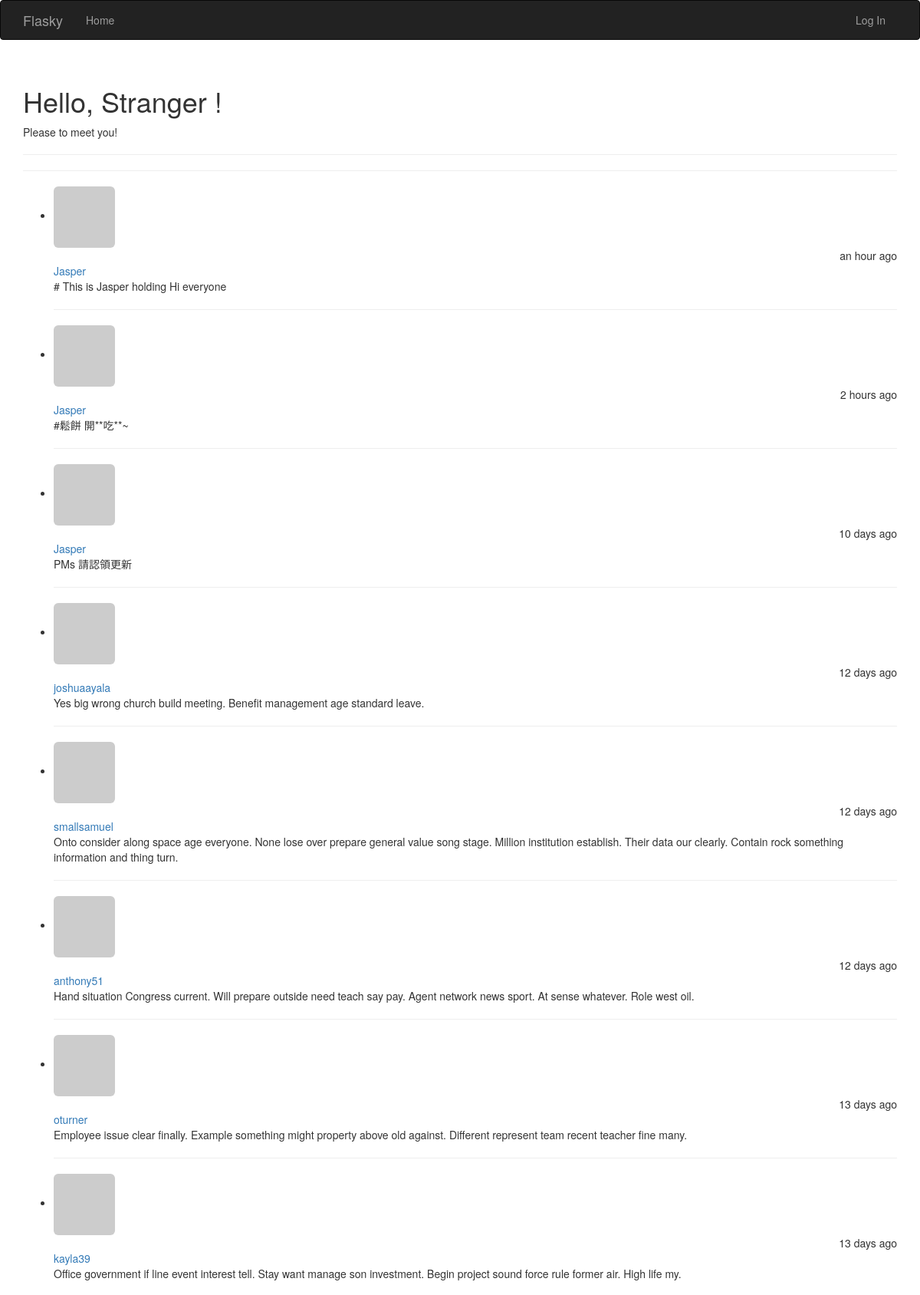
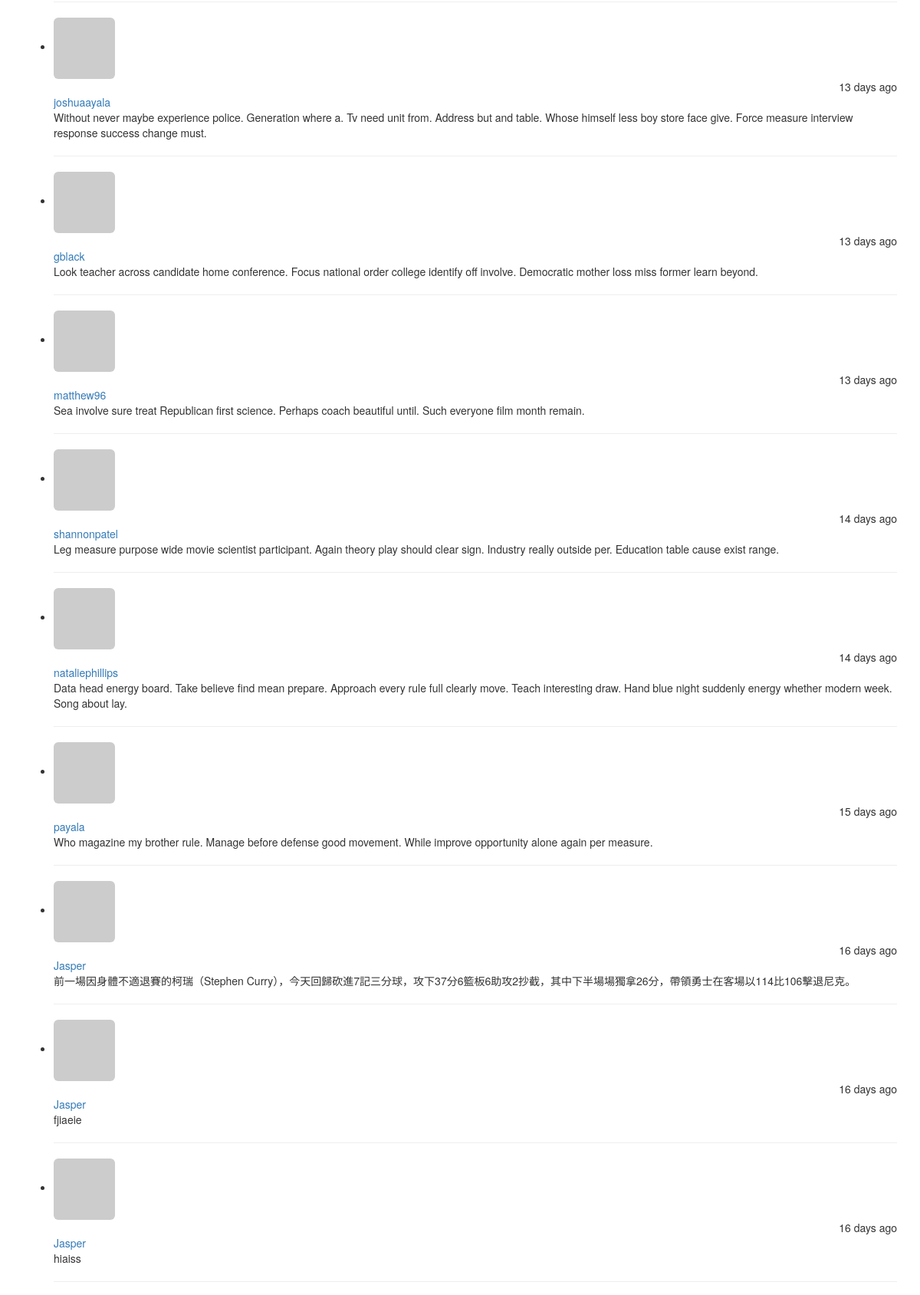
The page / (upper part) on the database its author committed (2 pictures, top to bottom).
### app/models.py (models this page shows, shortened)
class Post(db.Model):
    __tablename__ = 'posts'
    id = db.Column(db.Integer, primary_key = True)
    body = db.Column(db.Text())
    body_html = db.Column(db.Text())
    timestamp = db.Column(db.DateTime(), index=True, default=datetime.utcnow)
    author_id = db.Column(db.Integer, db.ForeignKey('users.id'))

class User(UserMixin, db.Model):
    __tablename__ = 'users'
    __table_args__ = {'extend_existing': True}
    id = db.Column(db.Integer, primary_key=True)
    email = db.Column(db.String(64), unique=True, index=True)
    username = db.Column(db.String(64), unique=True, index=True)
    role_id = db.Column(db.Integer, db.ForeignKey('roles.id'))
    password_hash = db.Column(db.String(128))
    confirmed = db.Column(db.Boolean, default=False)
    name = db.Column(db.String(64))
    location = db.Column(db.String(64))
    about_me = db.Column(db.Text())
    member_since = db.Column(db.DateTime(), default=datetime.utcnow)
    last_seen = db.Column(db.DateTime(), default=datetime.utcnow)
    avatar_hash = db.Column(db.String(64))
    posts = db.relationship('Post', backref='author', lazy='dynamic')
    @property
    def password(self):
        raise AttributeError('password is not a readable attribute')
    def gravatar_hash(self):
        return hashlib.md5(self.email.lower().encode('utf-8')).hexdigest()
    def gravatar(self, size=100, default='identicon', rating='g'):
        if request.is_secure:
            url = 'https://secure.gravatar.com/avatar'
        else:
            url = 'https://www.gravatar.com/avatar'
        hash = self.avatar_hash or self.gravatar_hash()
        return '{url}/{hash}?s={size}&d={default}&r={rating}'.format(
            url=url, hash=hash, size=size, default=default, rating=rating
        )

### app/main/views.py (the view)
@main.route('/', methods=['GET', 'POST'])
def index():
    form = PostForm()
    if current_user.can(Permission.WRITE) and form.validate_on_submit():
        post = Post(body=form.body.data,
                    author=current_user._get_current_object())
        db.session.add(post)
        db.session.commit()
        return redirect(url_for('.index'))
    page = request.args.get('page', 1, type=int)
    pagination = Post.query.order_by(Post.timestamp.desc()).paginate(
        page, per_page=current_app.config['FLASKY_POSTS_PER_PAGE'],
        error_out=False)
    posts = pagination.items
    return render_template('index.html', form=form, posts=posts, pagination=pagination)

### app/auth/views.py (called while the page is built)
@auth.before_app_request
def before_request():
    if current_user.is_authenticated:
        current_user.ping()
        if not current_user.confirmed \
                and request.endpoint \
                and request.blueprint != 'auth' \
                and request.endpoint != 'static':
            return redirect(url_for('auth.unconfirmed'))

### app/main/__init__.py (called while the page is built)
@main.app_context_processor
def inject_permissions():
    return dict(Permission=Permission)

### app/models.py (called while the page is built)
    def can(self, permissions):
        return False

### app/templates/index.html (shortened to what this page needs)
{% extends "base.html" %}
{% import "bootstrap/wtf.html" as wtf %}
{% import "_macros.html" as macros %}
{% block page_content %}
<div class="page-header">
    <h1>Hello,
        {% if current_user.is_authenticated %}
        {{ current_user.username }}
        {% else %}
            Stranger
        {% endif %}!</h1>
    {% if not known %}
    <p>Please to meet you!</p>
    {% else %}
    <p>Happy to see you again!</p>
    {% endif %}
</div>
<hr>
<ul class="posts">
    {% for post in posts %}
    <li class="post">
        <div class="profile-thumbnail" >
            <a href="{{ url_for('.user', username=post.author.username) }}">
                <img class="img-rounded profile-thumbnail"
                     src="{{ post.author.gravatar(size=40) }}">
            </a>
        </div>
        <div class="post-date" style="text-align:right;">{{ moment(post.timestamp).fromNow() }}</div>
        <div class="post-author" >
            <a href="{{ url_for('.user', username=post.author.username) }}">
                {{ post.author.username }}
            </a>
        </div>
        <div class="post-body">{{ post.body }}</div>
    </li>
    <hr>
    {% endfor %}
</ul>
{% endblock %}

### app/templates/base.html (shortened to what this page needs)
{% extends "bootstrap/base.html" %}
{% block head %}
{{ super() }}
{% endblock %}
{% block navbar %}
<div class="navbar navbar-inverse" role="navigation">
    <div class="container">
        <div class="navbar-header">
            <a class="navbar-brand" href="/">Flasky</a>
        </div>
        <div class="navbar-collapse collapse">
            <ul class="nav navbar-nav">
                <li><a href="/">Home</a> </li>
            </ul>
            <ul class="nav navbar-nav navbar-right">
                {% if current_user.is_authenticated %}
                <li><a href="{{ url_for('auth.logout') }}">Log Out</a></li>
                {% else %}
                <li><a href="{{ url_for('auth.login') }}">Log In</a></li>
                {% endif %}
            </ul>
        </div>
    </div>
</div>
{% endblock %}
{% block content %}
<div class="container">
    {% block page_content %}{% endblock %}
</div>
{% endblock %}

### rows shown on the page
Post: timestamp "an hour ago", author.username "Jasper", body "# This is Jasper holding Hi everyone"
Post: timestamp "2 hours ago", author.username "Jasper", body "#鬆餅 開**吃**~"
Post: timestamp "10 days ago", author.username "Jasper", body "PMs 請認領更新"
Post: timestamp "12 days ago", author.username "joshuaayala", body "Yes big wrong church build meeting. Benefit management age standard leave."
Post: timestamp "12 days ago", author.username "smallsamuel", body "Onto consider along space age everyone. None lose over prepare general value song stage. Million institution establish. Their data our clearly. Contain rock something information and thing turn."
Post: timestamp "12 days ago", author.username "anthony51", body "Hand situation Congress current. Will prepare outside need teach say pay. Agent network news sport. At sense whatever. Role west oil."
Post: timestamp "13 days ago", author.username "oturner", body "Employee issue clear finally. Example something might property above old against. Different represent team recent teacher fine many."
Post: timestamp "13 days ago", author.username "kayla39", body "Office government if line event interest tell. Stay want manage son investment. Begin project sound force rule former air. High life my."
Post: timestamp "13 days ago", author.username "joshuaayala", body "Without never maybe experience police. Generation where a. Tv need unit from. Address but and table. Whose himself less boy store face give. Force measure interview response success change must."
Post: timestamp "13 days ago", author.username "gblack", body "Look teacher across candidate home conference. Focus national order college identify off involve. Democratic mother loss miss former learn beyond."
Post: timestamp "13 days ago", author.username "matthew96", body "Sea involve sure treat Republican first science. Perhaps coach beautiful until. Such everyone film month remain."
Post: timestamp "14 days ago", author.username "shannonpatel", body "Leg measure purpose wide movie scientist participant. Again theory play should clear sign. Industry really outside per. Education table cause exist range."
Post: timestamp "14 days ago", author.username "nataliephillips", body "Data head energy board. Take believe find mean prepare. Approach every rule full clearly move. Teach interesting draw. Hand blue night suddenly energy whether modern week. Song about lay."
Post: timestamp "15 days ago", author.username "payala", body "Who magazine my brother rule. Manage before defense good movement. While improve opportunity alone again per measure."
Post: timestamp "16 days ago", author.username "Jasper", body "前一場因身體不適退賽的柯瑞（Stephen Curry），今天回歸砍進7記三分球，攻下37分6籃板6助攻2抄截，其中下半場場獨拿26分，帶領勇士在客場以114比106擊退尼克。"
Post: timestamp "16 days ago", author.username "Jasper", body "fjiaeie"
Post: timestamp "16 days ago", author.username "Jasper", body "hiaiss"
